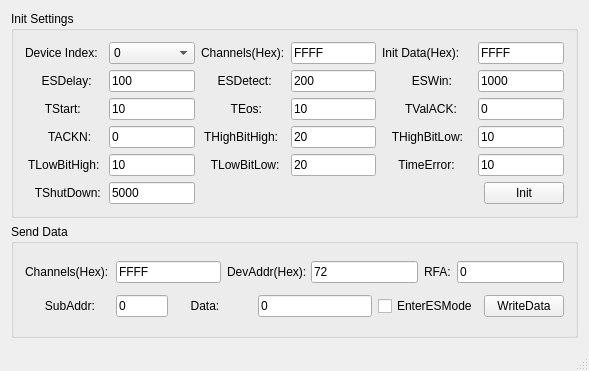
<?xml version="1.0" encoding="UTF-8"?>
<ui version="4.0">
 <class>MainWindow</class>
 <widget class="QMainWindow" name="MainWindow">
  <property name="geometry">
   <rect>
    <x>0</x>
    <y>0</y>
    <width>589</width>
    <height>371</height>
   </rect>
  </property>
  <property name="minimumSize">
   <size>
    <width>589</width>
    <height>0</height>
   </size>
  </property>
  <property name="maximumSize">
   <size>
    <width>589</width>
    <height>16777215</height>
   </size>
  </property>
  <property name="windowTitle">
   <string>Ginkgo USB-EasyScale</string>
  </property>
  <widget class="QWidget" name="centralWidget">
   <layout class="QGridLayout" name="gridLayout_3">
    <item row="0" column="0">
     <layout class="QVBoxLayout" name="verticalLayout">
      <item>
       <widget class="QGroupBox" name="groupBox">
        <property name="title">
         <string>Init Settings</string>
        </property>
        <layout class="QGridLayout" name="gridLayout">
         <item row="0" column="0">
          <layout class="QVBoxLayout" name="verticalLayout_2">
           <item>
            <layout class="QHBoxLayout" name="horizontalLayout_4">
             <item>
              <layout class="QHBoxLayout" name="horizontalLayout">
               <item>
                <widget class="QLabel" name="label">
                 <property name="minimumSize">
                  <size>
                   <width>78</width>
                   <height>0</height>
                  </size>
                 </property>
                 <property name="maximumSize">
                  <size>
                   <width>78</width>
                   <height>16777215</height>
                  </size>
                 </property>
                 <property name="text">
                  <string>Device Index:</string>
                 </property>
                </widget>
               </item>
               <item>
                <widget class="QComboBox" name="deviceIndexComboBox">
                 <property name="minimumSize">
                  <size>
                   <width>86</width>
                   <height>0</height>
                  </size>
                 </property>
                 <item>
                  <property name="text">
                   <string>0</string>
                  </property>
                 </item>
                 <item>
                  <property name="text">
                   <string>1</string>
                  </property>
                 </item>
                 <item>
                  <property name="text">
                   <string>2</string>
                  </property>
                 </item>
                 <item>
                  <property name="text">
                   <string>3</string>
                  </property>
                 </item>
                 <item>
                  <property name="text">
                   <string>4</string>
                  </property>
                 </item>
                 <item>
                  <property name="text">
                   <string>5</string>
                  </property>
                 </item>
                 <item>
                  <property name="text">
                   <string>6</string>
                  </property>
                 </item>
                 <item>
                  <property name="text">
                   <string>7</string>
                  </property>
                 </item>
                 <item>
                  <property name="text">
                   <string>8</string>
                  </property>
                 </item>
                 <item>
                  <property name="text">
                   <string>9</string>
                  </property>
                 </item>
                 <item>
                  <property name="text">
                   <string>10</string>
                  </property>
                 </item>
                </widget>
               </item>
              </layout>
             </item>
             <item>
              <layout class="QHBoxLayout" name="horizontalLayout_2">
               <item>
                <widget class="QLabel" name="label_2">
                 <property name="minimumSize">
                  <size>
                   <width>84</width>
                   <height>0</height>
                  </size>
                 </property>
                 <property name="maximumSize">
                  <size>
                   <width>84</width>
                   <height>16777215</height>
                  </size>
                 </property>
                 <property name="text">
                  <string>Channels(Hex):</string>
                 </property>
                </widget>
               </item>
               <item>
                <widget class="QLineEdit" name="channelsLineEdit">
                 <property name="text">
                  <string>FFFF</string>
                 </property>
                </widget>
               </item>
              </layout>
             </item>
             <item>
              <layout class="QHBoxLayout" name="horizontalLayout_3">
               <item>
                <widget class="QLabel" name="label_3">
                 <property name="minimumSize">
                  <size>
                   <width>90</width>
                   <height>0</height>
                  </size>
                 </property>
                 <property name="maximumSize">
                  <size>
                   <width>90</width>
                   <height>16777215</height>
                  </size>
                 </property>
                 <property name="text">
                  <string>Init Data(Hex):</string>
                 </property>
                </widget>
               </item>
               <item>
                <widget class="QLineEdit" name="initDataLineEdit">
                 <property name="text">
                  <string>FFFF</string>
                 </property>
                </widget>
               </item>
              </layout>
             </item>
            </layout>
           </item>
           <item>
            <layout class="QHBoxLayout" name="horizontalLayout_19">
             <item>
              <layout class="QHBoxLayout" name="horizontalLayout_5">
               <item>
                <widget class="QLabel" name="label_4">
                 <property name="minimumSize">
                  <size>
                   <width>78</width>
                   <height>0</height>
                  </size>
                 </property>
                 <property name="maximumSize">
                  <size>
                   <width>78</width>
                   <height>16777215</height>
                  </size>
                 </property>
                 <property name="text">
                  <string>     ESDelay:</string>
                 </property>
                </widget>
               </item>
               <item>
                <widget class="QLineEdit" name="ESDelayLineEdit">
                 <property name="text">
                  <string>100</string>
                 </property>
                </widget>
               </item>
              </layout>
             </item>
             <item>
              <layout class="QHBoxLayout" name="horizontalLayout_6">
               <item>
                <widget class="QLabel" name="label_5">
                 <property name="minimumSize">
                  <size>
                   <width>84</width>
                   <height>0</height>
                  </size>
                 </property>
                 <property name="maximumSize">
                  <size>
                   <width>84</width>
                   <height>16777215</height>
                  </size>
                 </property>
                 <property name="text">
                  <string>     ESDetect:</string>
                 </property>
                </widget>
               </item>
               <item>
                <widget class="QLineEdit" name="ESDetectLineEdit">
                 <property name="text">
                  <string>200</string>
                 </property>
                </widget>
               </item>
              </layout>
             </item>
             <item>
              <layout class="QHBoxLayout" name="horizontalLayout_7">
               <item>
                <widget class="QLabel" name="label_6">
                 <property name="minimumSize">
                  <size>
                   <width>90</width>
                   <height>0</height>
                  </size>
                 </property>
                 <property name="maximumSize">
                  <size>
                   <width>90</width>
                   <height>16777215</height>
                  </size>
                 </property>
                 <property name="text">
                  <string>         ESWin:</string>
                 </property>
                </widget>
               </item>
               <item>
                <widget class="QLineEdit" name="ESWinLineEdit">
                 <property name="text">
                  <string>1000</string>
                 </property>
                </widget>
               </item>
              </layout>
             </item>
            </layout>
           </item>
           <item>
            <layout class="QHBoxLayout" name="horizontalLayout_20">
             <item>
              <layout class="QHBoxLayout" name="horizontalLayout_8">
               <item>
                <widget class="QLabel" name="label_7">
                 <property name="minimumSize">
                  <size>
                   <width>78</width>
                   <height>0</height>
                  </size>
                 </property>
                 <property name="maximumSize">
                  <size>
                   <width>78</width>
                   <height>16777215</height>
                  </size>
                 </property>
                 <property name="text">
                  <string>      TStart:</string>
                 </property>
                </widget>
               </item>
               <item>
                <widget class="QLineEdit" name="TStartLineEdit">
                 <property name="text">
                  <string>10</string>
                 </property>
                </widget>
               </item>
              </layout>
             </item>
             <item>
              <layout class="QHBoxLayout" name="horizontalLayout_9">
               <item>
                <widget class="QLabel" name="label_8">
                 <property name="minimumSize">
                  <size>
                   <width>84</width>
                   <height>0</height>
                  </size>
                 </property>
                 <property name="maximumSize">
                  <size>
                   <width>84</width>
                   <height>16777215</height>
                  </size>
                 </property>
                 <property name="text">
                  <string>         TEos:</string>
                 </property>
                </widget>
               </item>
               <item>
                <widget class="QLineEdit" name="TEosLineEdit">
                 <property name="text">
                  <string>10</string>
                 </property>
                </widget>
               </item>
              </layout>
             </item>
             <item>
              <layout class="QHBoxLayout" name="horizontalLayout_10">
               <item>
                <widget class="QLabel" name="label_9">
                 <property name="minimumSize">
                  <size>
                   <width>90</width>
                   <height>0</height>
                  </size>
                 </property>
                 <property name="maximumSize">
                  <size>
                   <width>90</width>
                   <height>16777215</height>
                  </size>
                 </property>
                 <property name="text">
                  <string>       TValACK:</string>
                 </property>
                </widget>
               </item>
               <item>
                <widget class="QLineEdit" name="TValACKLineEdit">
                 <property name="text">
                  <string>0</string>
                 </property>
                </widget>
               </item>
              </layout>
             </item>
            </layout>
           </item>
           <item>
            <layout class="QHBoxLayout" name="horizontalLayout_21">
             <item>
              <layout class="QHBoxLayout" name="horizontalLayout_11">
               <item>
                <widget class="QLabel" name="label_10">
                 <property name="minimumSize">
                  <size>
                   <width>78</width>
                   <height>0</height>
                  </size>
                 </property>
                 <property name="maximumSize">
                  <size>
                   <width>78</width>
                   <height>16777215</height>
                  </size>
                 </property>
                 <property name="text">
                  <string>       TACKN:</string>
                 </property>
                </widget>
               </item>
               <item>
                <widget class="QLineEdit" name="TACKNLineEdit">
                 <property name="text">
                  <string>0</string>
                 </property>
                </widget>
               </item>
              </layout>
             </item>
             <item>
              <layout class="QHBoxLayout" name="horizontalLayout_12">
               <item>
                <widget class="QLabel" name="label_11">
                 <property name="minimumSize">
                  <size>
                   <width>84</width>
                   <height>0</height>
                  </size>
                 </property>
                 <property name="maximumSize">
                  <size>
                   <width>84</width>
                   <height>16777215</height>
                  </size>
                 </property>
                 <property name="text">
                  <string> THighBitHigh:</string>
                 </property>
                </widget>
               </item>
               <item>
                <widget class="QLineEdit" name="THighBitHighLineEdit">
                 <property name="text">
                  <string>20</string>
                 </property>
                </widget>
               </item>
              </layout>
             </item>
             <item>
              <layout class="QHBoxLayout" name="horizontalLayout_13">
               <item>
                <widget class="QLabel" name="label_12">
                 <property name="minimumSize">
                  <size>
                   <width>90</width>
                   <height>0</height>
                  </size>
                 </property>
                 <property name="maximumSize">
                  <size>
                   <width>90</width>
                   <height>16777215</height>
                  </size>
                 </property>
                 <property name="text">
                  <string>   THighBitLow:</string>
                 </property>
                </widget>
               </item>
               <item>
                <widget class="QLineEdit" name="THighBitLowLineEdit">
                 <property name="text">
                  <string>10</string>
                 </property>
                </widget>
               </item>
              </layout>
             </item>
            </layout>
           </item>
           <item>
            <layout class="QHBoxLayout" name="horizontalLayout_22">
             <item>
              <layout class="QHBoxLayout" name="horizontalLayout_14">
               <item>
                <widget class="QLabel" name="label_13">
                 <property name="minimumSize">
                  <size>
                   <width>78</width>
                   <height>0</height>
                  </size>
                 </property>
                 <property name="maximumSize">
                  <size>
                   <width>78</width>
                   <height>16777215</height>
                  </size>
                 </property>
                 <property name="text">
                  <string> TLowBitHigh:</string>
                 </property>
                </widget>
               </item>
               <item>
                <widget class="QLineEdit" name="TLowBitHighLineEdit">
                 <property name="text">
                  <string>10</string>
                 </property>
                </widget>
               </item>
              </layout>
             </item>
             <item>
              <layout class="QHBoxLayout" name="horizontalLayout_15">
               <item>
                <widget class="QLabel" name="label_14">
                 <property name="minimumSize">
                  <size>
                   <width>84</width>
                   <height>0</height>
                  </size>
                 </property>
                 <property name="maximumSize">
                  <size>
                   <width>84</width>
                   <height>16777215</height>
                  </size>
                 </property>
                 <property name="text">
                  <string>   TLowBitLow:</string>
                 </property>
                </widget>
               </item>
               <item>
                <widget class="QLineEdit" name="TLowBitLowLineEdit">
                 <property name="text">
                  <string>20</string>
                 </property>
                </widget>
               </item>
              </layout>
             </item>
             <item>
              <layout class="QHBoxLayout" name="horizontalLayout_16">
               <item>
                <widget class="QLabel" name="label_15">
                 <property name="minimumSize">
                  <size>
                   <width>90</width>
                   <height>0</height>
                  </size>
                 </property>
                 <property name="maximumSize">
                  <size>
                   <width>90</width>
                   <height>16777215</height>
                  </size>
                 </property>
                 <property name="text">
                  <string>     TimeError:</string>
                 </property>
                </widget>
               </item>
               <item>
                <widget class="QLineEdit" name="TimeErrorLineEdit">
                 <property name="text">
                  <string>10</string>
                 </property>
                </widget>
               </item>
              </layout>
             </item>
            </layout>
           </item>
           <item>
            <layout class="QHBoxLayout" name="horizontalLayout_28">
             <item>
              <widget class="QLabel" name="label_16">
               <property name="minimumSize">
                <size>
                 <width>78</width>
                 <height>0</height>
                </size>
               </property>
               <property name="maximumSize">
                <size>
                 <width>78</width>
                 <height>16777215</height>
                </size>
               </property>
               <property name="text">
                <string>   TShutDown:</string>
               </property>
              </widget>
             </item>
             <item>
              <widget class="QLineEdit" name="TshutDownLineEdit">
               <property name="maximumSize">
                <size>
                 <width>86</width>
                 <height>16777215</height>
                </size>
               </property>
               <property name="text">
                <string>5000</string>
               </property>
              </widget>
             </item>
             <item>
              <spacer name="horizontalSpacer">
               <property name="orientation">
                <enum>Qt::Horizontal</enum>
               </property>
               <property name="sizeHint" stdset="0">
                <size>
                 <width>40</width>
                 <height>20</height>
                </size>
               </property>
              </spacer>
             </item>
             <item>
              <widget class="QPushButton" name="initPushButton">
               <property name="text">
                <string>Init</string>
               </property>
              </widget>
             </item>
            </layout>
           </item>
          </layout>
         </item>
        </layout>
       </widget>
      </item>
      <item>
       <widget class="QGroupBox" name="groupBox_2">
        <property name="title">
         <string>Send Data </string>
        </property>
        <layout class="QGridLayout" name="gridLayout_2">
         <item row="0" column="0">
          <layout class="QHBoxLayout" name="horizontalLayout_27">
           <item>
            <layout class="QHBoxLayout" name="horizontalLayout_17">
             <item>
              <widget class="QLabel" name="label_28">
               <property name="minimumSize">
                <size>
                 <width>85</width>
                 <height>0</height>
                </size>
               </property>
               <property name="maximumSize">
                <size>
                 <width>85</width>
                 <height>16777215</height>
                </size>
               </property>
               <property name="text">
                <string>Channels(Hex):</string>
               </property>
              </widget>
             </item>
             <item>
              <widget class="QLineEdit" name="dataChannelsLineEdit">
               <property name="text">
                <string>FFFF</string>
               </property>
              </widget>
             </item>
            </layout>
           </item>
           <item>
            <layout class="QHBoxLayout" name="horizontalLayout_18">
             <item>
              <widget class="QLabel" name="label_29">
               <property name="minimumSize">
                <size>
                 <width>78</width>
                 <height>0</height>
                </size>
               </property>
               <property name="maximumSize">
                <size>
                 <width>78</width>
                 <height>16777215</height>
                </size>
               </property>
               <property name="text">
                <string>DevAddr(Hex):</string>
               </property>
              </widget>
             </item>
             <item>
              <widget class="QLineEdit" name="devAddrLineEdit">
               <property name="text">
                <string>72</string>
               </property>
              </widget>
             </item>
             <item>
              <layout class="QHBoxLayout" name="horizontalLayout_25">
               <item>
                <widget class="QLabel" name="label_30">
                 <property name="text">
                  <string>RFA:</string>
                 </property>
                </widget>
               </item>
               <item>
                <widget class="QLineEdit" name="RFALineEdit">
                 <property name="text">
                  <string>0</string>
                 </property>
                </widget>
               </item>
              </layout>
             </item>
            </layout>
           </item>
          </layout>
         </item>
         <item row="1" column="0">
          <layout class="QHBoxLayout" name="horizontalLayout_26">
           <item>
            <layout class="QHBoxLayout" name="horizontalLayout_23">
             <item>
              <widget class="QLabel" name="label_31">
               <property name="minimumSize">
                <size>
                 <width>85</width>
                 <height>0</height>
                </size>
               </property>
               <property name="maximumSize">
                <size>
                 <width>85</width>
                 <height>16777215</height>
                </size>
               </property>
               <property name="text">
                <string>      SubAddr:</string>
               </property>
              </widget>
             </item>
             <item>
              <widget class="QLineEdit" name="subAddrLineEdit">
               <property name="maximumSize">
                <size>
                 <width>95</width>
                 <height>16777215</height>
                </size>
               </property>
               <property name="text">
                <string>0</string>
               </property>
              </widget>
             </item>
            </layout>
           </item>
           <item>
            <layout class="QHBoxLayout" name="horizontalLayout_24">
             <item>
              <widget class="QLabel" name="label_32">
               <property name="minimumSize">
                <size>
                 <width>78</width>
                 <height>0</height>
                </size>
               </property>
               <property name="maximumSize">
                <size>
                 <width>78</width>
                 <height>16777215</height>
                </size>
               </property>
               <property name="text">
                <string>     Data:</string>
               </property>
              </widget>
             </item>
             <item>
              <widget class="QLineEdit" name="dataLineEdit">
               <property name="minimumSize">
                <size>
                 <width>114</width>
                 <height>0</height>
                </size>
               </property>
               <property name="maximumSize">
                <size>
                 <width>114</width>
                 <height>16777215</height>
                </size>
               </property>
               <property name="text">
                <string>0</string>
               </property>
              </widget>
             </item>
             <item>
              <widget class="QCheckBox" name="enterEsModeCheckBox">
               <property name="text">
                <string>EnterESMode</string>
               </property>
              </widget>
             </item>
             <item>
              <widget class="QPushButton" name="writeDataPushButton">
               <property name="text">
                <string>WriteData</string>
               </property>
              </widget>
             </item>
            </layout>
           </item>
          </layout>
         </item>
        </layout>
       </widget>
      </item>
     </layout>
    </item>
   </layout>
  </widget>
  <widget class="QMenuBar" name="menuBar">
   <property name="geometry">
    <rect>
     <x>0</x>
     <y>0</y>
     <width>589</width>
     <height>23</height>
    </rect>
   </property>
  </widget>
  <widget class="QStatusBar" name="statusBar"/>
 </widget>
 <layoutdefault spacing="6" margin="11"/>
 <resources/>
 <connections/>
</ui>
